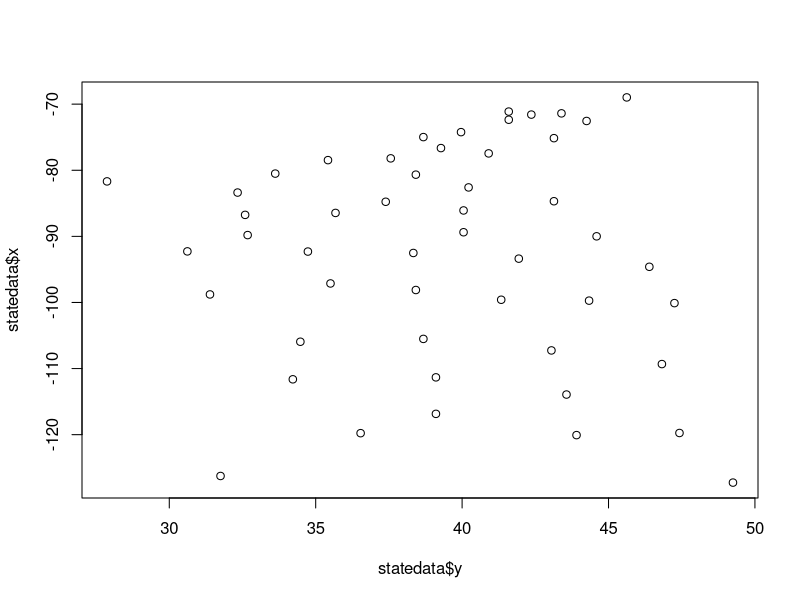
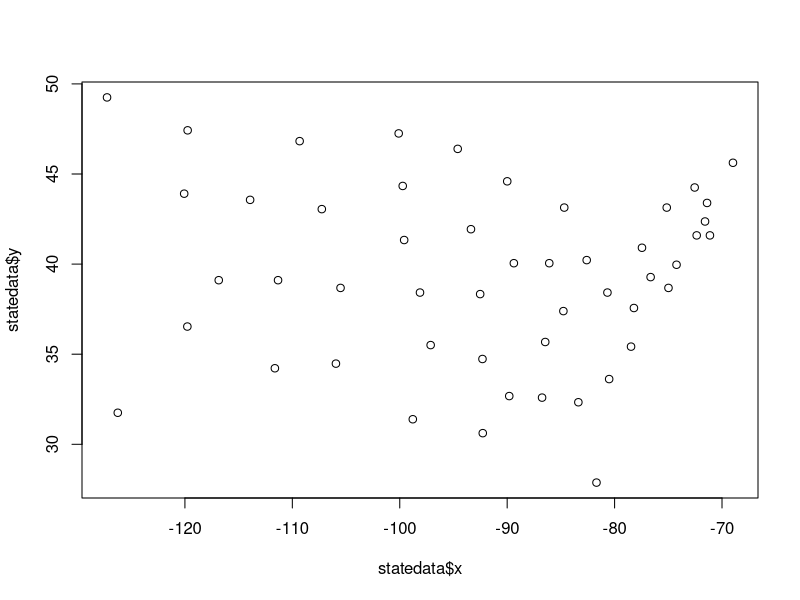
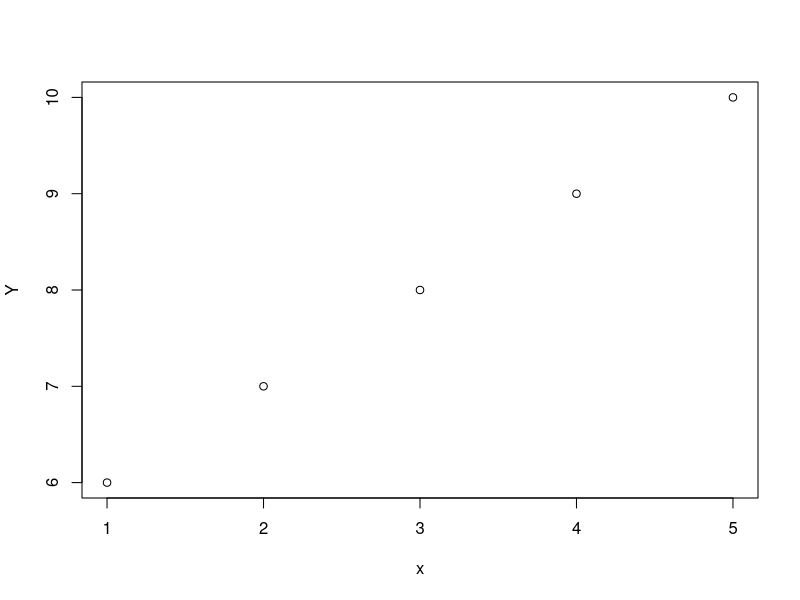

The R source for these figures, in order: (Note: this script raises an error after producing the figures.)
data(state)

statedata = cbind(data.frame(state.x77), state.abb, state.area, state.center,  state.division, state.name, state.region)

str(statedata)
?state
plot(statedata$y,statedata$x)
plot(statedata$x,statedata$y)
x <- c(1:5); 
Y <- c(6:10);
plot(x,Y)

tapply(statedata$state.region,statedata$HS.Grad)
tapply(wArst$Arrest,chicagoC$Month,max,na.rm=TRUE)
tapply(statedata$HS.Grad,statedata$state.region,max,na.rm=TRUE)

boxplot(statedata$Murder ~ statedata$state.region)

neSub <- subset(statedata, statedata$state.region =="Northeast")
summary(neSub)
str(neSub)
boxplot(neSub$Murder ~ neSub$state.name)
plot(neSub$state.name,neSub$Murder)
neSub$Murder
neSub$state.name
table(neSub$Murder, neSub$state.name)

str(statedata)
# Linear Regression (all variables for Lif expectancy)
modLX1 = lm(Life.Exp ~ Population + Income + Illiteracy + Murder + HS.Grad + Frost+ Area, data=statedata)

modLX1

plot(statedata$Income, statedata$Life.Exp)
summary(modLX1)
modLX2 = lm(Life.Exp ~ Population + Income + Illiteracy + Murder + HS.Grad + Frost, data=statedata)
summary(modLX2)
modLX3 = lm(Life.Exp ~ Population + Income + Murder + HS.Grad + Frost, data=statedata)
summary(modLX3)
modLX4 = lm(Life.Exp ~ Population + Murder + HS.Grad + Frost, data=statedata)
summary(modLX4)

# Make predictions on test set
PredAge = predict(modLX4)
sort(PredAge)
which.min(statedata$Life.Exp) #This returns the Index
statedata$state.name[which.min(statedata$Life.Exp)] #returns the state name for index
statedata$Life.Exp[which.min(statedata$Life.Exp)]#This returns the value
min(statedata$Life.Exp)#This returns the value only

statedata$state.name[which.max(statedata$Life.Exp)] #returns the state name for index
statedata$Life.Exp[which.max(statedata$Life.Exp)]#This returns the value
resiM = resid(modLX4)


